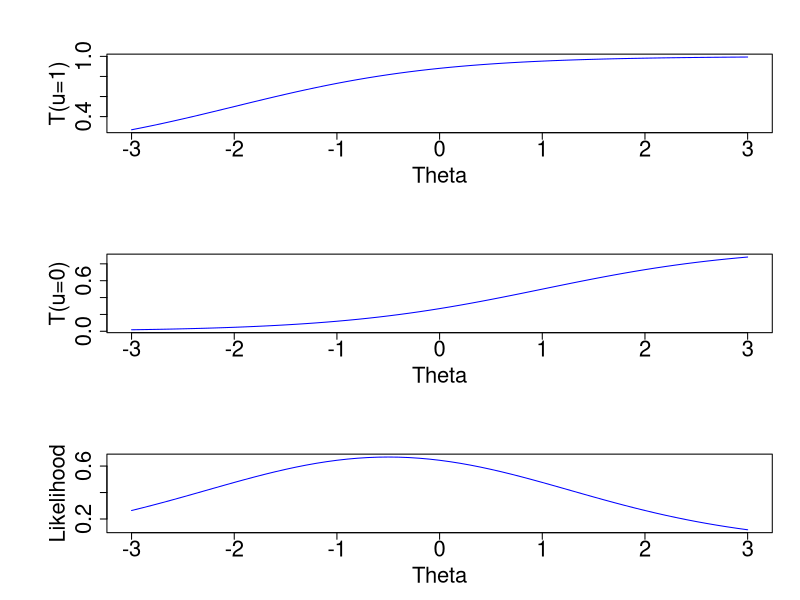
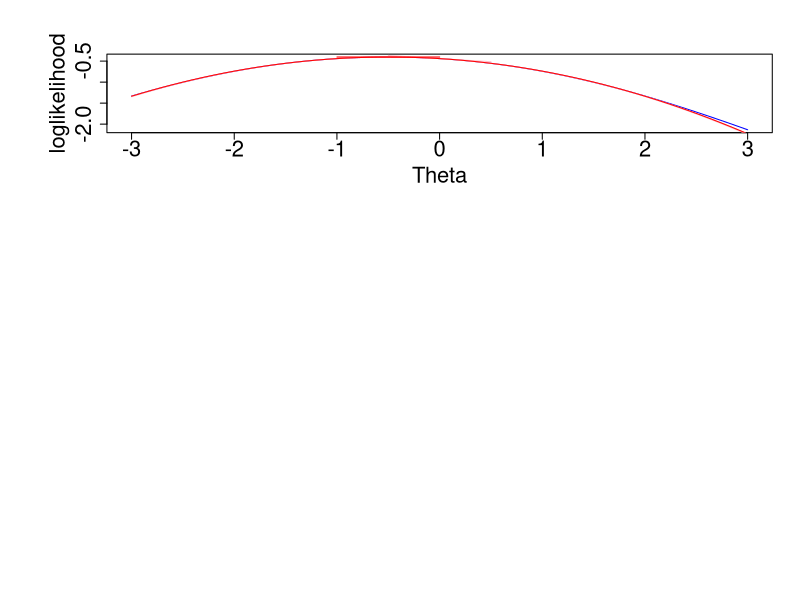

These charts were generated, in order, by the following R code:
#######################################################################
#This program calculates ability estimates given known item parameters#
#using MLE.                                                           #
#######################################################################

#for this example, there are just two items, whose parameters are below:
a <- c(1,1)	# a parameters
b <- c(-2,1)	# b parameters

# create a vector of equally spaced theta values
thetaList <- seq(-3,3,0.1)

# create an empty list to store probabilities.
Problist <- list(0,0)

#Loops through all the items.
for (i in 1:length(a)) {

#compute probabilities of a correct responde
#given the theta parameters in thetaList
#and the item parametrs in the a and b vectors.
#with the 1PL or 2 PL
	Problist[[i]] <- 1/(1+exp(-a[i]*(thetaList-b[i])))

} #close loop through items

#set graphic options to display three graphs at once.
par(mfrow=c(3,1), cex.axis=2, cex.lab=2, mar=(c(5, 8, 4, 2)+0.1), lab=c(7,3,7))

#Plot the ICC of the first item.
plot(thetaList,Problist[[1]],type="l", xlab="Theta", ylab="T(u=1)", col="blue")

#Plot the ICC of the second item.
plot(thetaList,Problist[[2]],type="l", xlab="Theta", ylab="T(u=0)", col="blue")

#vector of responses to the two items for a person.
#this person responded the first item correctly and the second incorrectly.
#for MLE, you need a minimum of 2 responses, one correct and one incorrect.
u <- c(1,0)	# responses, positive (right) and negative (wrong)

#compute the likelihood function
likelihood <- (Problist[[1]]^u[1]*(1-Problist[[1]])^(1-u[1]))*
              (Problist[[2]]^u[2]*(1-Problist[[2]])^(1-u[2]))

#plots the likelihood as a function of theta.
plot(thetaList,likelihood,type="l", xlab="Theta", ylab="Likelihood", col="blue")

################################################################################

# now draw the log of the likelihood:
par(cex.axis=2, cex.lab=2, mar=(c(5, 8, 4, 2)+0.1), lab=c(7,3,7)) #set graphic parameters
loglikelihood <- log(likelihood)
plot(thetaList,loglikelihood,type="l", xlab="Theta", ylab="loglikelihood", col="blue")

#========================
#MAXIMUM LIKELIHOOD ESTIMATION for a person given the responses for the two items defined
#previously 
# set up for  Newton-Raphson iterations:
thetahat <- 0	# thetahat starts at zero
# iterations begin below, maximum of 10 often enough
Niter <- 10

#loops through iterations for Maximum likelihood estimation.
for (iter in 1:Niter) {
	l <- 0		# initialize loglikelihood (don't need to compute this,
	dl <- 0		# except for the graphics), and first and second derivatives
	d2l <- 0
	
	#loops through items (which is the same as looping through responses).
	for (i in 1:length(a)) {
	
	#T is the probability function for an item with the 1PL or 2PL
		T <- 1/(1+exp(-a[i]*(thetahat-b[i])))
		
	#l is the loglikelihood of the response pattern.
	#it is obtained with a summation of l for a response with the l of previous responses.
		l <- l + u[i]*log(T) + (1-u[i])*log(1 - T)
		
	#dl is the first partial derivative of the loglikelihood with respect to theta
  #it is obtained with a summation of dl of a response to the dl of previous reponses
		dl <- dl + a[i] * (u[i]-T) 
    
 #d2l is the second partial derivative of the loglikelihood with respect to theta.
 #it is obtained with a summation (of negative values) of d2l of a response to the d2l of previous responses.
		d2l <- d2l - (a[i]^2) * T * (1 - T)
	
  #finishes loop through responses for a person.
  }

  #---------------------
# the twelve lines below are purely for graphics
	if((abs(dl) < 0.000001) | (iter == Niter))
		lcolor <- "red" else lcolor <- "pink"
	ltheta <- thetahat - 0.5	# these lines draw the
	rtheta <- thetahat + 0.5	# straight lines that
	llinear <- l - dl*0.5		# illustrate the gradient
	rlinear <- l + dl*0.5
	lines(c(ltheta,rtheta),c(llinear, rlinear), col=lcolor)
# the five lines below compute and plot the "fitted" quadratic
	q2 <- d2l/2
	q1 <- dl - (2*q2*thetahat)
	q0 <- l - q1*thetahat - q2*thetahat*thetahat
	quad <- q0 + q1*thetaList + q2*thetaList*thetaList
	lines(thetaList, quad, col=lcolor)
#----------------------------

#provides the current estimate of theta, the loglikelihood, the first and secon partial derivatives.
	print(c(thetahat, l, dl, d2l))
	
#terminates the loop (MLE converges) if  the first derivative is smaller than the criterion.
	if(abs(dl) < 0.000001) break	

  #if the convergence criterion above is not met, updates the estimate of thetahat
  #with the ration of first and second partial derivatives.
	thetahat <- thetahat - (dl/d2l)

#FINISHES MLE ESTIMATION.
}


